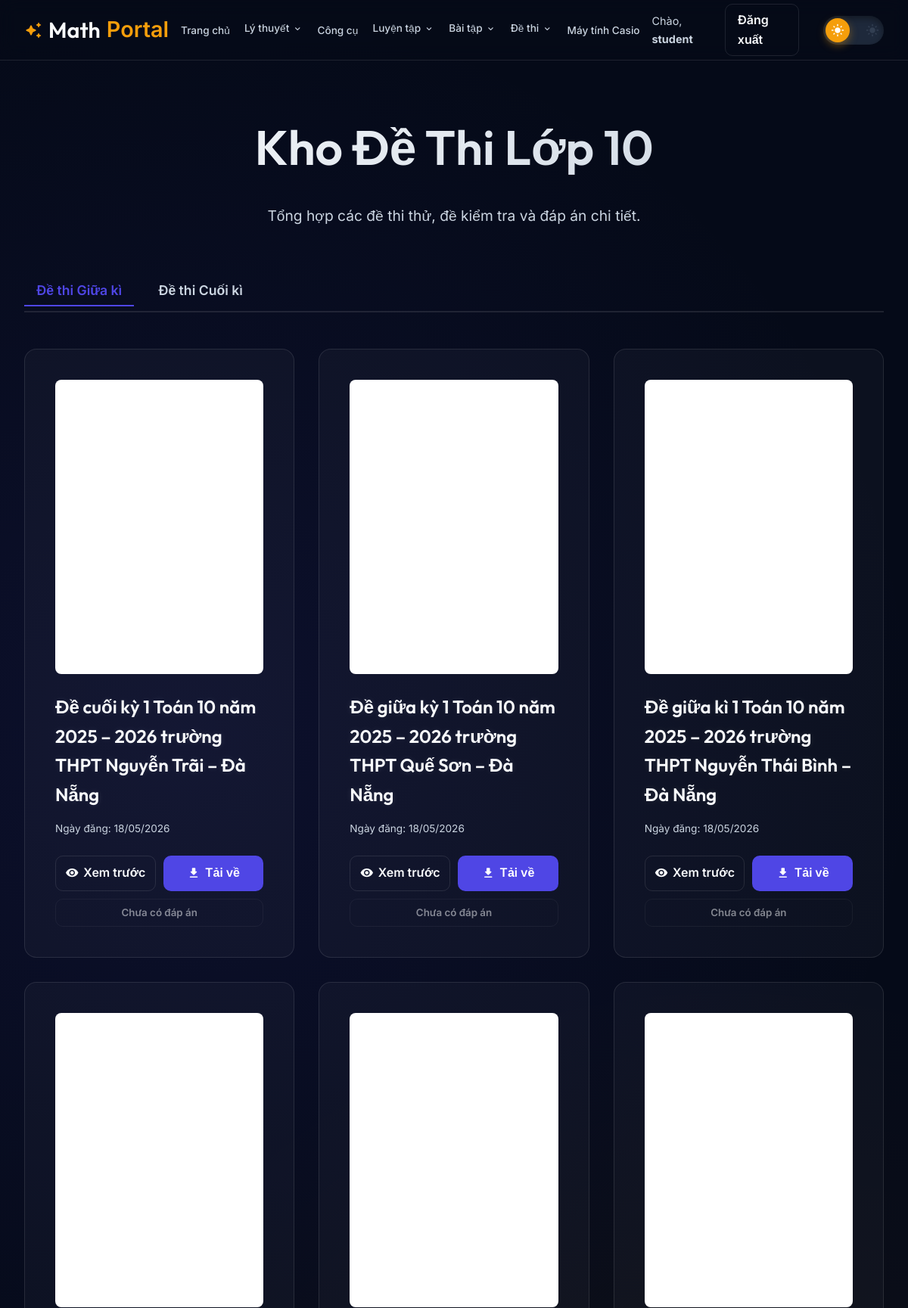
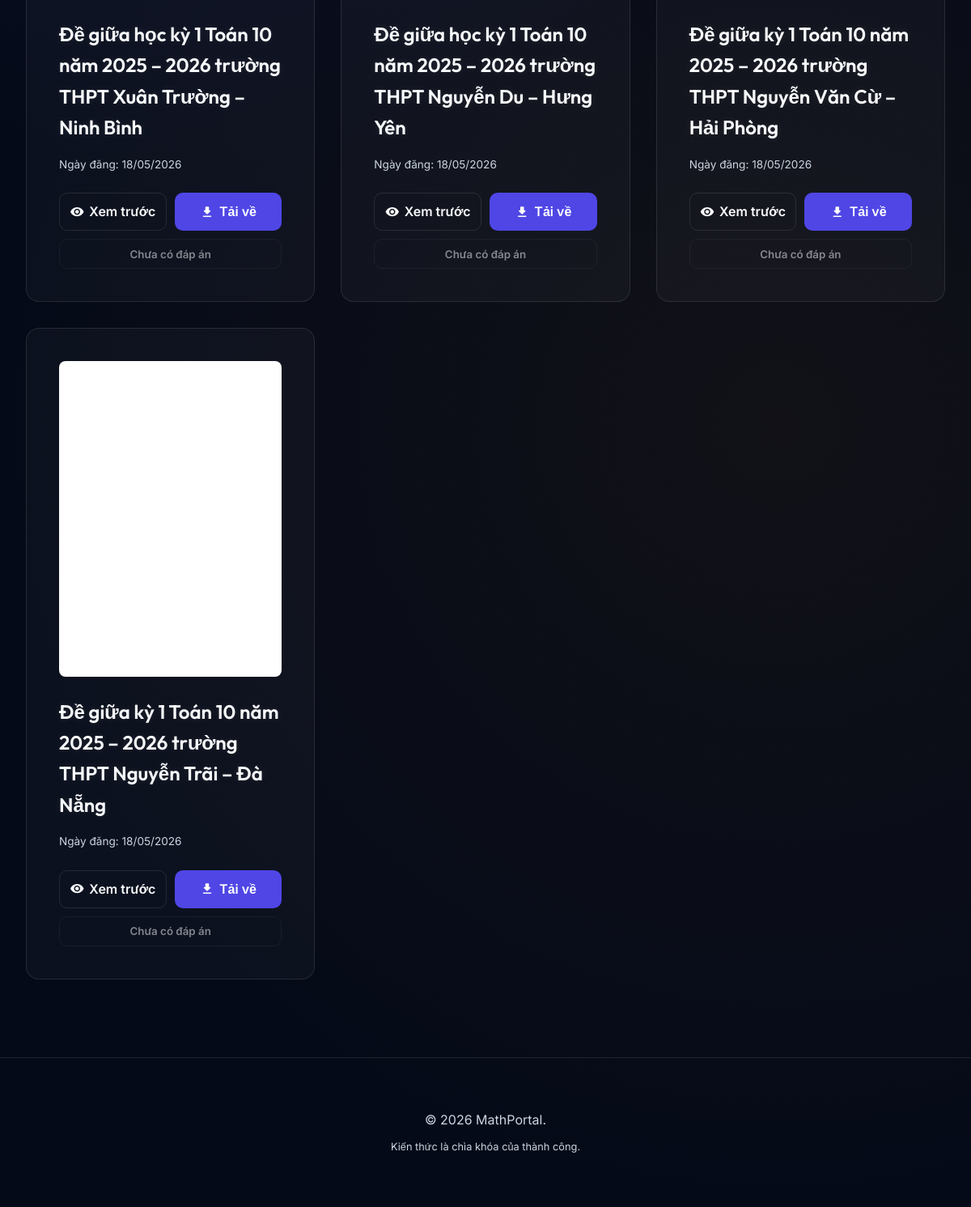
Page /exams.php?grade=10 (signed in) on the committed database (2 pictures, top to bottom).
### tables this page shows
CREATE TABLE `exams` (
  `id` int(11) NOT NULL,
  `title` varchar(255) NOT NULL,
  `question_file` varchar(255) NOT NULL,
  `original_q_name` varchar(255) DEFAULT NULL,
  `answer_file` varchar(255) DEFAULT NULL,
  `original_a_name` varchar(255) DEFAULT NULL,
  `teacher_id` int(11) NOT NULL,
  `created_at` timestamp NOT NULL DEFAULT current_timestamp(),
  `grade` int(11) NOT NULL DEFAULT 12,
  `category` varchar(50) DEFAULT 'midterm'
);

### exams.php (the view, shortened to what this page needs)
<?php
include 'includes/header.php';
$grade_param = isset($_GET['grade']) ? $_GET['grade'] : '12';
$is_thpt = ($grade_param === 'thpt');
if (!$is_thpt) {
    $grade = intval($grade_param);
    $stmt = $pdo->prepare("SELECT * FROM exams WHERE grade = ? AND category IN ('midterm', 'final') ORDER BY created_at DESC");
    $stmt->execute([$grade]);
} else {
    $grade = 'THPT';
    $stmt = $pdo->prepare("SELECT * FROM exams WHERE category LIKE 'thpt_%' ORDER BY created_at DESC");
    $stmt->execute();
}
$exams = $stmt->fetchAll();
$grouped_exams = [];
foreach ($exams as $e) {
    $cat = $e['category'];
    if (!isset($grouped_exams[$cat])) {
        $grouped_exams[$cat] = [];
    }
    $grouped_exams[$cat][] = $e;
}
if ($is_thpt) {
    $tabs = [
        'thpt_mock' => 'Đề thi thử THPT',
        'thpt_official' => 'Đề THPT chính thức',
        'thpt_dgnl' => 'Đánh giá năng lực',
        'thpt_prep' => 'Tài liệu ôn thi'
    ];
} else {
    $tabs = [
        'midterm' => 'Đề thi Giữa kì',
        'final' => 'Đề thi Cuối kì'
    ];
}
?>
<main class="container">
    <section class="hero animate" style="padding: 4rem 0 2rem;">
        <h1>Kho Đề Thi <?php echo $is_thpt ? 'THPT Quốc Gia' : 'Lớp ' . $grade; ?></h1>
        <p>Tổng hợp các đề thi thử, đề kiểm tra và đáp án chi tiết.</p>
    </section>
    <div class="tabs-container animate" style="display: flex; gap: 1rem; border-bottom: 2px solid var(--glass-border); margin-bottom: 2rem; overflow-x: auto; padding-bottom: 0.5rem;">
        <?php
        $first_tab = true;
        foreach ($tabs as $key => $label):
            $active = $first_tab ? 'active' : '';
        ?>
            <button class="tab-btn <?php echo $active; ?>" data-target="tab-<?php echo $key; ?>" style="background: none; border: none; color: <?php echo $first_tab ? 'var(--primary)' : 'var(--text-muted)'; ?>; font-weight: 600; font-size: 1.1rem; padding: 0.5rem 1rem; cursor: pointer; transition: all 0.3s ease; white-space: nowrap; border-bottom: 2px solid <?php echo $first_tab ? 'var(--primary)' : 'transparent'; ?>; margin-bottom: -2px;">
                <?php echo $label; ?>
            </button>
        <?php
        $first_tab = false;
        endforeach;
        ?>
    </div>
    <?php
    $first_content = true;
    foreach ($tabs as $key => $label):
        $display = $first_content ? 'block' : 'none';
        $items = $grouped_exams[$key] ?? [];
    ?>
        <div id="tab-<?php echo $key; ?>" class="tab-content animate" style="display: <?php echo $display; ?>;">
            <div class="grid">
                <?php if (empty($items)): ?>
                    <div class="card" style="grid-column: 1/-1; text-align: center; background: var(--glass-bg);">
                        <p style="color: var(--text-muted);">Hiện chưa có đề thi nào trong mục này.</p>
                    </div>
                <?php else: ?>
                    <?php foreach ($items as $e): ?>
                        <div class="card" style="transition: transform 0.3s ease, box-shadow 0.3s ease;">
                            <?php
                                $is_q_pdf = strtolower(pathinfo($e['question_file'], PATHINFO_EXTENSION)) === 'pdf';
                            ?>
                            <?php if ($is_q_pdf): ?>
                                <div style="position: relative; width: 100%; aspect-ratio: 1/1.414; border-radius: 8px; overflow: hidden; background: #fff; margin-bottom: 1.5rem; border: 1px solid var(--glass-border);">
                                    <iframe src="<?php echo htmlspecialchars($e['question_file']); ?>#toolbar=0&navpanes=0&scrollbar=0&view=FitH" style="position: absolute; top: 0; left: 0; width: 250%; height: 250%; border: none; pointer-events: none; transform: scale(0.4); transform-origin: top left;"></iframe>
                                    <a href="<?php echo htmlspecialchars($e['question_file']); ?>" target="_blank" style="position: absolute; inset: 0; z-index: 10; display: flex; align-items: center; justify-content: center; background: rgba(0,0,0,0); transition: background 0.3s; text-decoration: none;" onmouseover="this.style.background='rgba(0,0,0,0.5)'; this.children[0].style.opacity='1'; this.children[0].style.transform='scale(1)';" onmouseout="this.style.background='rgba(0,0,0,0)'; this.children[0].style.opacity='0'; this.children[0].style.transform='scale(0.8)';">
                                    </a>
                                </div>
                            <?php else: ?>
                                <div class="card-icon" style="background: rgba(245, 158, 11, 0.1);">
                                    <span class="material-icons-round" style="color: var(--accent);">assignment</span>
                                </div>
                            <?php endif; ?>
                            <h3><?php echo htmlspecialchars($e['title']); ?></h3>
                            <p style="font-size: 0.85rem; color: var(--text-muted); margin-bottom: 1.5rem;">
                                Ngày đăng: <?php echo date('d/m/Y', strtotime($e['created_at'])); ?>
                            </p>
                            <div style="display: flex; flex-direction: column; gap: 10px;">
                                <?php
                                    $q_name = $e['original_q_name'] ?: $e['title'];
                                ?>
                                <div style="display: grid; grid-template-columns: 1fr 1fr; gap: 10px;">
                                    <a href="<?php echo htmlspecialchars($e['question_file']); ?>" target="_blank" class="btn btn-outline" style="display: flex; align-items: center; justify-content: center; gap: 6px; padding: 0.6rem;">
                                        <span class="material-icons-round" style="font-size: 18px;">visibility</span> Xem trước
                                    </a>
                                    <a href="download.php?file=<?php echo urlencode($e['question_file']); ?>&name=<?php echo urlencode($q_name); ?>" class="btn btn-primary" style="display: flex; align-items: center; justify-content: center; gap: 6px; padding: 0.6rem;">
                                        <span class="material-icons-round" style="font-size: 18px;">file_download</span> Tải về
                                    </a>
                                </div>
                                <?php if ($e['answer_file']): ?>
                                    <?php
                                        $a_ext = pathinfo($e['answer_file'], PATHINFO_EXTENSION);
                                        $a_name = $e['original_a_name'] ?: 'Dap-an-' . $e['title'];
                                        if (pathinfo($a_name, PATHINFO_EXTENSION) !== $a_ext) {
                                            $a_name .= '.' . $a_ext;
                                        }
                                    ?>
                                    <div style="display: grid; grid-template-columns: 1fr 1fr; gap: 10px;">
                                        <a href="<?php echo htmlspecialchars($e['answer_file']); ?>" target="_blank" class="btn btn-outline" style="display: flex; align-items: center; justify-content: center; gap: 6px; padding: 0.6rem; opacity: 0.85;">
                                            <span class="material-icons-round" style="font-size: 18px;">visibility</span> Xem đáp án
                                        </a>
                                        <a href="download.php?file=<?php echo urlencode($e['answer_file']); ?>&name=<?php echo urlencode($a_name); ?>" class="btn btn-outline" style="display: flex; align-items: center; justify-content: center; gap: 6px; padding: 0.6rem;">
                                            <span class="material-icons-round" style="font-size: 18px;">description</span> Tải đáp án
                                        </a>
                                    </div>
                                <?php else: ?>
                                    <button class="btn btn-outline" disabled style="opacity: 0.5; cursor: not_allowed; padding: 0.6rem;">Chưa có đáp án</button>
                                <?php endif; ?>
                            </div>
                        </div>
                    <?php endforeach; ?>
                <?php endif; ?>
            </div>
        </div>
    <?php
    $first_content = false;
    endforeach;
    ?>
</main>
<?php include 'includes/footer.php'; ?>

### assets/css/style.css (style rules this page uses)
:root { --bg-color: #050a18; --card-bg: rgba(255, 255, 255, 0.03); --glass-bg: rgba(255, 255, 255, 0.05); --glass-border: rgba(255, 255, 255, 0.1); --primary: #4f46e5; --primary-light: #818cf8; --accent: #f59e0b; --text-main: #f8fafc; --text-muted: #cbd5e1; --nav-height: 80px; --radius: 16px; --shadow: 0 10px 30px -10px rgba(0, 0, 0, 0.5); --nav-bg: rgba(5, 10, 24, 0.8); }
* { margin: 0; padding: 0; box-sizing: border-box; font-family: 'Inter', sans-serif; }
body { background-color: var(--bg-color); color: var(--text-main); line-height: 1.6; overflow-x: hidden; background-image: radial-gradient(circle at 20% 30%, rgba(79, 70, 229, 0.1) 0%, transparent 40%), radial-gradient(circle at 80% 70%, rgba(245, 158, 11, 0.05) 0%, transparent 40%); min-height: 100vh; transition: background-color 0.4s ease, color 0.4s ease; }
h1, h2, h3, .nav-logo { font-family: 'Outfit', sans-serif; font-weight: 600; }
.container { max-width: 1200px; margin: 0 auto; padding: 0 2rem; }
.hero { padding: 6rem 0 4rem; text-align: center; }
.hero h1 { font-size: 4rem; margin-bottom: 1.5rem; background: linear-gradient(135deg, var(--text-main) 0%, var(--text-muted) 100%); -webkit-background-clip: text; -webkit-text-fill-color: transparent; transition: background 0.4s ease; }
.hero p { font-size: 1.2rem; color: var(--text-muted); max-width: 700px; margin: 0 auto 2rem; }
.grid { display: grid; grid-template-columns: repeat(auto-fit, minmax(320px, 1fr)); gap: 2rem; margin-top: 3rem; }
.card { background: var(--card-bg); border: 1px solid var(--glass-border); border-radius: var(--radius); padding: 2.5rem; transition: all 0.4s cubic-bezier(0.175, 0.885, 0.32, 1.275); position: relative; overflow: hidden; backdrop-filter: blur(5px); }
.card::before { content: ''; position: absolute; top: 0; left: 0; width: 100%; height: 4px; background: linear-gradient(to right, var(--primary), var(--accent)); opacity: 0; transition: opacity 0.3s ease; }
.card h3 { margin-bottom: 1rem; font-size: 1.5rem; color: var(--text-main); text-shadow: 0 0 10px rgba(255, 255, 255, 0.1); }
.card p { color: var(--text-muted); margin-bottom: 1.5rem; }
.btn { display: inline-block; padding: 0.75rem 1.5rem; border-radius: 10px; text-decoration: none; font-weight: 600; transition: all 0.3s ease; cursor: pointer; border: none; }
.btn-primary { background: var(--primary); color: white; }
.btn-outline { background: transparent; border: 1px solid var(--glass-border); color: var(--text-main); }
.animate { animation: fadeIn 0.8s ease forwards; }
:root { --calc-body: #1a1a1a; --calc-rim: #2d2d2d; --lcd-bg: #8ba88e; --btn-num: #333; --btn-func: #1e1e1e; --btn-shift: #d97706; --btn-alpha: #dc2626; --btn-special: #475569; --text-lcd: #1a2421; }

### rows in the picture
exams: title "Đề cuối kỳ 1 Toán 10 năm 2025 – 2026 trường THPT Nguyễn Trãi – Đà Nẵng", created_at "18/05/2026", answer_file "Chưa có đáp án"
exams: title "Đề giữa kỳ 1 Toán 10 năm 2025 – 2026 trường THPT Quế Sơn – Đà Nẵng", created_at "18/05/2026", answer_file "Chưa có đáp án"
exams: title "Đề giữa kì 1 Toán 10 năm 2025 – 2026 trường THPT Nguyễn Thái Bình – Đà Nẵng", created_at "18/05/2026", answer_file "Chưa có đáp án"
exams: title "Đề giữa học kỳ 1 Toán 10 năm 2025 – 2026 trường THPT Xuân Trường – Ninh Bình", created_at "18/05/2026", answer_file "Chưa có đáp án"
exams: title "Đề giữa học kỳ 1 Toán 10 năm 2025 – 2026 trường THPT Nguyễn Du – Hưng Yên", created_at "18/05/2026", answer_file "Chưa có đáp án"
exams: title "Đề giữa kỳ 1 Toán 10 năm 2025 – 2026 trường THPT Nguyễn Văn Cừ – Hải Phòng", created_at "18/05/2026", answer_file "Chưa có đáp án"
exams: title "Đề giữa kỳ 1 Toán 10 năm 2025 – 2026 trường THPT Nguyễn Trãi – Đà Nẵng", created_at "18/05/2026", answer_file "Chưa có đáp án"

### other values in the picture
$_SESSION['user']['username'] "student"
$grade "10"
$label "Đề thi Giữa kì"
$label "Đề thi Cuối kì"
